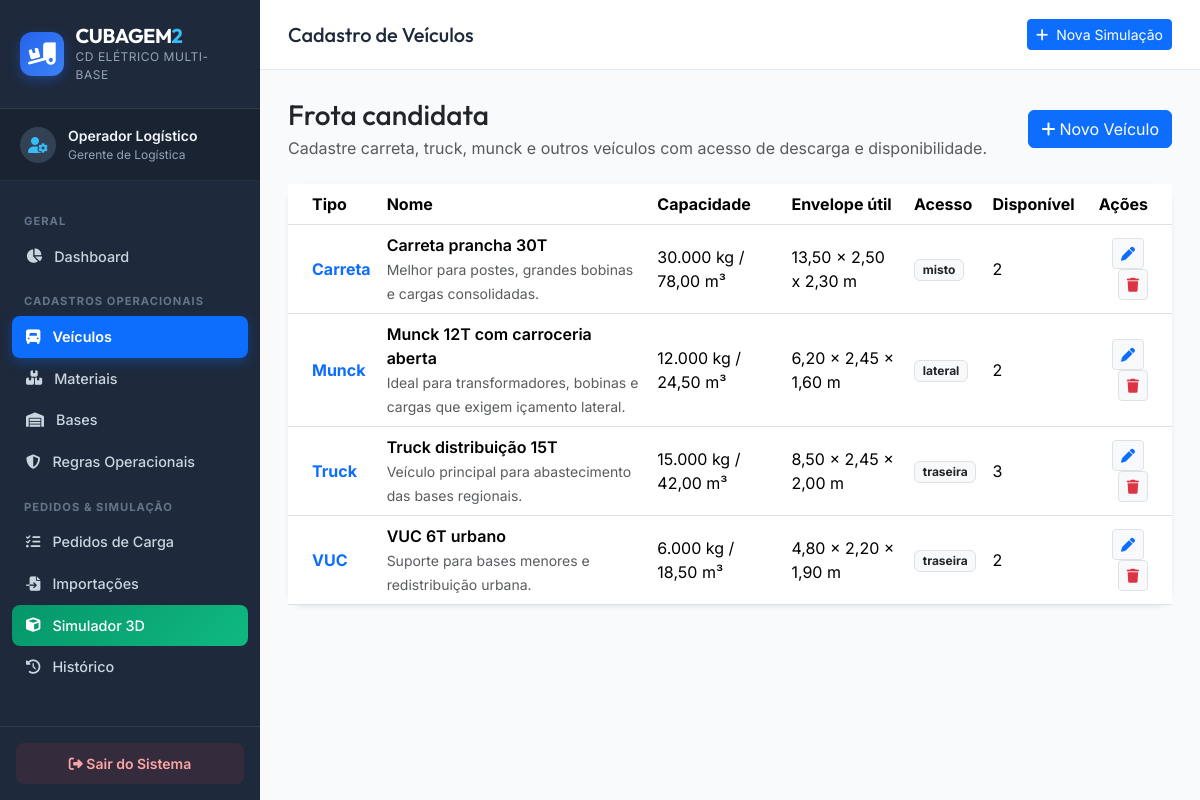
The app's page /pages/veiculos.php with its own data.
### tables this page shows
CREATE TABLE veiculos (
  id INTEGER PRIMARY KEY AUTOINCREMENT,
  tipo TEXT NOT NULL,
  nome TEXT NOT NULL,
  capacidade_kg REAL NOT NULL,
  capacidade_m3 REAL NOT NULL,
  comprimento_m REAL NOT NULL,
  largura_m REAL NOT NULL,
  altura_m REAL NOT NULL,
  max_lastros INTEGER DEFAULT 2,
  acesso_descarga TEXT DEFAULT 'traseira',
  quantidade_disponivel INTEGER DEFAULT 1,
  observacoes TEXT NULL,
  created_at DATETIME DEFAULT CURRENT_TIMESTAMP,
  updated_at DATETIME DEFAULT CURRENT_TIMESTAMP
);

### controllers/VeiculoController.php (called while the page is built, shortened)
<?php
require_once __DIR__ . '/../models/Veiculo.php';
class VeiculoController {
    private $model;
    public function __construct() {
        $this->model = new Veiculo();
    }
    public function listar() {
        return $this->model->listarTodos();
    }
}

### models/Veiculo.php (called while the page is built, shortened)
<?php
require_once __DIR__ . '/../config/conexao.php';
class Veiculo {
    private PDO $pdo;
    public function __construct() {
        global $pdo;
        $this->pdo = $pdo;
    }
    public function listarTodos(): array {
        $stmt = $this->pdo->query('SELECT * FROM veiculos ORDER BY tipo ASC, nome ASC');
        return $stmt->fetchAll();
    }
}

### pages/veiculos.php (the view, shortened to what this page needs)
<?php
require_once __DIR__ . '/../controllers/VeiculoController.php';
require_once __DIR__ . '/../includes/header.php';
require_once __DIR__ . '/../includes/menu.php';
$controller = new VeiculoController();
$veiculos = $controller->listar();
?>
<div class="container-fluid p-0">
    <div class="d-flex justify-content-between align-items-center mb-4">
        <div>
            <h2 class="h3 mb-1 text-dark">Frota candidata</h2>
            <p class="text-muted mb-0">Cadastre carreta, truck, munck e outros veículos com acesso de descarga e disponibilidade.</p>
        </div>
        <button class="btn btn-primary" data-bs-toggle="modal" data-bs-target="#modalVeiculo" onclick="resetVeiculoForm()"><i class="fa-solid fa-plus me-1"></i>Novo Veículo</button>
    </div>
    <div class="card border-0 shadow-sm rounded-4">
        <div class="card-body p-0">
            <div class="table-responsive">
                <table class="table table-hover align-middle mb-0">
                    <thead class="bg-light">
                        <tr>
                            <th class="ps-4">Tipo</th>
                            <th>Nome</th>
                            <th>Capacidade</th>
                            <th>Envelope útil</th>
                            <th>Acesso</th>
                            <th>Disponível</th>
                            <th class="pe-4 text-end">Ações</th>
                        </tr>
                    </thead>
                    <tbody>
                        <?php foreach ($veiculos as $veiculo): ?>
                            <tr>
                                <td class="ps-4 fw-bold text-primary"><?= htmlspecialchars($veiculo['tipo']) ?></td>
                                <td>
                                    <div class="fw-semibold"><?= htmlspecialchars($veiculo['nome']) ?></div>
                                    <small class="text-muted"><?= htmlspecialchars($veiculo['observacoes']) ?></small>
                                </td>
                                <td><?= number_format($veiculo['capacidade_kg'], 0, ',', '.') ?> kg / <?= number_format($veiculo['capacidade_m3'], 2, ',', '.') ?> m³</td>
                                <td><?= number_format($veiculo['comprimento_m'], 2, ',', '.') ?> x <?= number_format($veiculo['largura_m'], 2, ',', '.') ?> x <?= number_format($veiculo['altura_m'], 2, ',', '.') ?> m</td>
                                <td><span class="badge bg-light text-dark border"><?= htmlspecialchars($veiculo['acesso_descarga']) ?></span></td>
                                <td><?= (int) $veiculo['quantidade_disponivel'] ?></td>
                                <td class="pe-4 text-end">
                                    <button class="btn btn-sm btn-light border me-1" onclick='editVeiculo(<?= json_encode($veiculo, JSON_UNESCAPED_UNICODE | JSON_UNESCAPED_SLASHES) ?>)'><i class="fa-solid fa-pen text-primary"></i></button>
                                    <button class="btn btn-sm btn-light border text-danger" onclick="deleteVeiculo(<?= (int) $veiculo['id'] ?>)"><i class="fa-solid fa-trash"></i></button>
                                </td>
                            </tr>
                        <?php endforeach; ?>
                    </tbody>
                </table>
            </div>
        </div>
    </div>
</div>
<?php require_once __DIR__ . '/../includes/footer.php'; ?>

### assets/css/style.css (style rules this page uses)
:root { --primary-color: #0d6efd; --primary-hover: #0b5ed7; --dark-bg: #0f172a; --sidebar-bg: #1e293b; --sidebar-active: #334155; --card-bg: #ffffff; --border-color: #e2e8f0; --text-primary: #1e293b; --text-secondary: #64748b; --accent-munck: #d97706; --accent-truck: #2563eb; --accent-carreta: #059669; --accent-warning: #f59e0b; --accent-danger: #ef4444; --accent-success: #10b981; --radius-sm: 8px; --radius-md: 12px; --radius-lg: 16px; --shadow-sm: 0 1px 3px rgba(0,0,0,0.1); --shadow-md: 0 4px 6px -1px rgba(0,0,0,0.1), 0 2px 4px -1px rgba(0,0,0,0.06); --shadow-lg: 0 10px 15px -3px rgba(0,0,0,0.1), 0 4px 6px -2px rgba(0,0,0,0.05); }
body { font-family: 'Inter', system-ui, -apple-system, sans-serif; background-color: #f8fafc; color: var(--text-primary); margin: 0; padding: 0; }
h1, h2, h3, h4, h5, h6 { font-family: 'Outfit', 'Inter', sans-serif; font-weight: 700; }

### records on screen
veiculos: tipo "Carreta", nome "Carreta prancha 30T", observacoes "Melhor para postes, grandes bobinas e cargas consolidadas.", capacidade_kg "30.000", capacidade_m3 "78,00", comprimento_m "13,50", largura_m "2,50", altura_m "2,30", acesso_descarga "misto", quantidade_disponivel "2"
veiculos: tipo "Munck", nome "Munck 12T com carroceria aberta", observacoes "Ideal para transformadores, bobinas e cargas que exigem içamento lateral.", capacidade_kg "12.000", capacidade_m3 "24,50", comprimento_m "6,20", largura_m "2,45", altura_m "1,60", acesso_descarga "lateral", quantidade_disponivel "2"
veiculos: tipo "Truck", nome "Truck distribuição 15T", observacoes "Veículo principal para abastecimento das bases regionais.", capacidade_kg "15.000", capacidade_m3 "42,00", comprimento_m "8,50", largura_m "2,45", altura_m "2,00", acesso_descarga "traseira", quantidade_disponivel "3"
veiculos: tipo "VUC", nome "VUC 6T urbano", observacoes "Suporte para bases menores e redistribuição urbana.", capacidade_kg "6.000", capacidade_m3 "18,50", comprimento_m "4,80", largura_m "2,20", altura_m "1,90", acesso_descarga "traseira", quantidade_disponivel "2"

### other values on screen
$usuarioLogado['nome'] "Operador Logístico"
$usuarioLogado['cargo'] "Gerente de Logística"
$pageTitle "Cadastro de Veículos"
